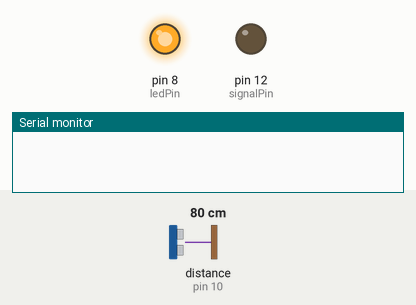
Simulated run of this sketch. Board: Arduino Uno, built with avr-gcc and run on an emulated ATmega328P. Parts: output pins drawn as LEDs (lit = HIGH), the last lines printed to the serial monitor. The inputs (shaded band) are chosen by the test bench; at power-on: distance to the obstacle (sensor on pin 10) 80 cm. The echo pulse lasts 58.3 µs per cm; random numbers use the default seed unless the sketch sets one; pins used as bus, display or sensor lines are not drawn.

Above: at 7.6 s.
7.7 s: distance to the obstacle (sensor on pin 10) set to 11 cm
9.2 s: distance to the obstacle (sensor on pin 10) set to 8 cm
At 11.0 s:
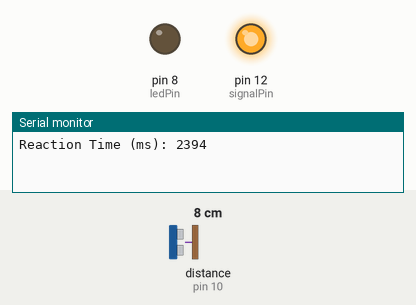
At 14.1 s:
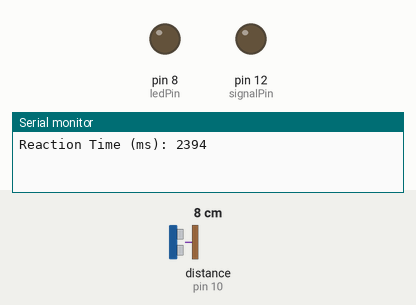
Timing chart, 0 to 16.7 s (numbered marks = the images above; inputs shaded):
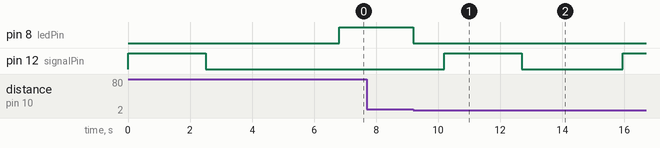

Measured:
- the behaviour switches between 10 and 9 cm on distance to the obstacle (sensor on pin 10) (found by bisection; images 0 and 1)
- after the input at 7.7 s, every drawn part: stays the same
- after the input at 9.2 s, pin 8 (ledPin): HIGH → LOW at once; pin 12 (signalPin): LOW → HIGH after 1.0 s, → LOW 2.5 s later, → HIGH 3.3 s later

The sketch:

reactiontime.ino
```cpp
/*
  Reaction Time Sensor
  by Chris Dion Bautista*, Viron Gil Estrada, Jireh Vera Cruz
  National Institute of Physics, University of the Philippines
  Corresponding author: cpbautista@up.edu.ph

  Submitted as part of the course requirements in Applied Physics 185.
  Presented on: 19 May 2019

  Modified from:
  Ultrasonic Sensor HC-SR04 and Arduino Tutorial
  by Dejan Nedelkovski,
  www.HowToMechatronics.com
*/

// defines pins numbers
const int ledPin = 8; // Blue LED
const int trigPin = 9; //Trigger pin of the sensor
const int echoPin = 10; //Echo pin of the sensor
const int signalPin = 12; //Yellow LED

// defines variables
long trigger;
boolean hand;
long duration;
int distance;
unsigned long startTime;
unsigned long endTime;
unsigned long reactionTime;

void setup() {
  pinMode(ledPin, OUTPUT); // Sets the ledPin as an Output
  pinMode(trigPin, OUTPUT); // Sets the trigPin as an Output
  pinMode(echoPin, INPUT); // Sets the echoPin as an Input
  pinMode(signalPin, OUTPUT); // Sets the signalPin as an Output
  Serial.begin(9600); // Starts the serial communication
}

void loop() {
  //Resets the values.
  trigger = random(1500, 5000); //Sets the time until the blue LED turns on
  hand = false; //Clears the detection condition.
  distance = 100; //Clears the distance value.

  //Signals to "get ready" using the yellow LED.
  digitalWrite(signalPin, HIGH);
  delay(2500);
  digitalWrite(signalPin, LOW);

  //Turns on the blue LED after a number of seconds.
  delay(trigger);
  digitalWrite(ledPin, HIGH);

  /*
     Right after the blue LED turns on, the device starts timing until
     an obstacle is placed in front of the sensor. The blue LED turns
     off afterwards.
  */
  startTime = millis();
  hand = myReadDistanceFunction();
  endTime = millis();
  digitalWrite(ledPin, LOW);

  // The reaction time is calculated and is sent to the serial monitor.
  reactionTime = endTime - startTime;
  Serial.print("Reaction Time (ms): ");
  Serial.println(reactionTime);

  delay(1000);
}


/*
    The following function prompts the sensor to collect a distance measurement.
    The sensor keeps making distance measurements until it is less than a specified
    value. Here, that threshold is set at 8 cm.
*/
boolean myReadDistanceFunction() {
  while (distance >  8) {
    // Clears the trigPin
    digitalWrite(trigPin, LOW);
    delayMicroseconds(2);

    // Sets the trigPin on HIGH state for 10 micro seconds
    digitalWrite(trigPin, HIGH);
    delayMicroseconds(10);
    digitalWrite(trigPin, LOW);

    // Reads the echoPin, returns the sound wave travel time in microseconds
    duration = pulseIn(echoPin, HIGH);

    // Calculating the distance
    distance = duration * 0.034 / 2;

    //Uncomment the following two lines to display the distance in the serial monitor.
    //Serial.print("Distance: ");
    //Serial.println(distance);
  }

  return true;
}
```
